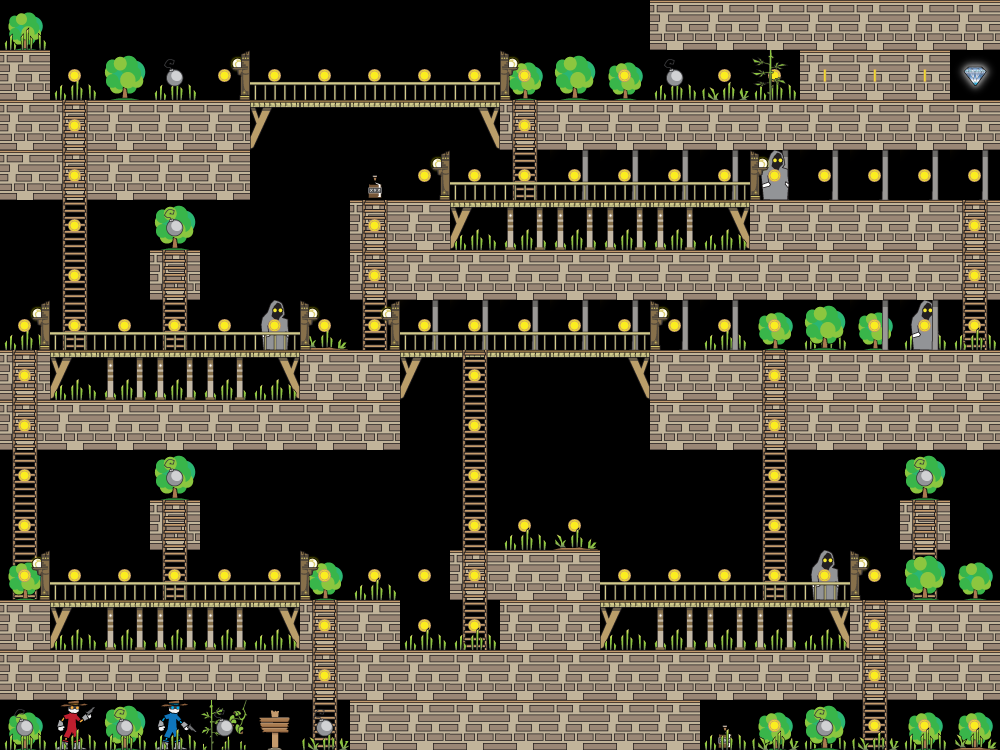

This game map was drawn from its Tiled (.tmx) file and the tilesets committed beside it. A one-line description and the trimmed map source follow:
An orthogonal 20x15 tile map with 50x50 px tiles, 7 tile layers (Blocks, Ladders, Back, Cast, ...).

<map version="1.0" orientation="orthogonal" width="20" height="15" tilewidth="50" tileheight="50">
 <tileset firstgid="1" name="bandit_spritesheet" tilewidth="50" tileheight="50">
  <image source="../bandit_spritesheet.png" width="900" height="1250" />
 </tileset>
 <layer name="Blocks" width="20" height="15">
  <data>[300 cells, 148 non-empty, 4 distinct tile ids]</data>
 </layer>
 <layer name="Ladders" width="20" height="15">
  <data>[300 cells, 41 non-empty, 1 distinct tile ids]</data>
 </layer>
 <layer name="Back" width="20" height="15">
  <data>[300 cells, 58 non-empty, 6 distinct tile ids]</data>
 </layer>
 <layer name="Cast" width="20" height="15">
  <data>[300 cells, 6 non-empty, 3 distinct tile ids]</data>
 </layer>
 <layer name="Coins" width="20" height="15">
  <data>[300 cells, 97 non-empty, 3 distinct tile ids]</data>
 </layer>
 <layer name="Front" width="20" height="15">
  <data>[300 cells, 88 non-empty, 11 distinct tile ids]</data>
 </layer>
 <layer name="bombs" width="20" height="15">
  <data>[300 cells, 13 non-empty, 2 distinct tile ids]</data>
 </layer>
</map>
